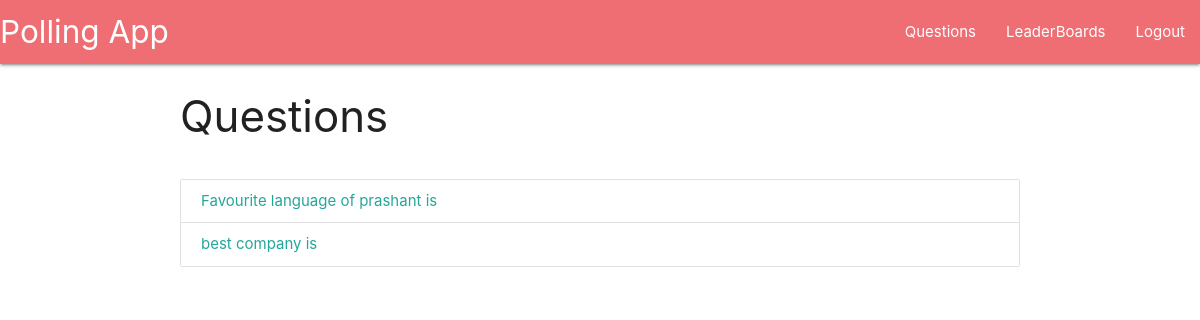
The app's page / (signed in) with its own data.
### main/models.py (models this page shows, shortened)
class Question(models.Model):
    slug = models.SlugField()
    content = models.CharField(max_length=1024)

### main/views.py (the view)
# urls.py: path('', views.Index.as_view(), name="index"),
class Index(ListView):
    model = models.Question
    template_name = 'main/index.html'

### templates/main/index.html
{% extends 'base.html' %}
{% block content %}
{% include 'main/components/navbar.html' %}
<div class="container">
  <div class="row">
    <h3>Questions</h3>
  </div>
  <div class="row">
    <div class="col-6">
      <div class="collection">
        {% for question in question_list %}
        <a href="{% url 'question' question.slug %}" class="collection-item">
          {{ question.content }}
        </a>
        {% endfor %}
      </div>
    </div>
  </div>
</div>
{% endblock %}

### records on screen
Question: content "Favourite language of prashant is"
Question: content "best company is"
